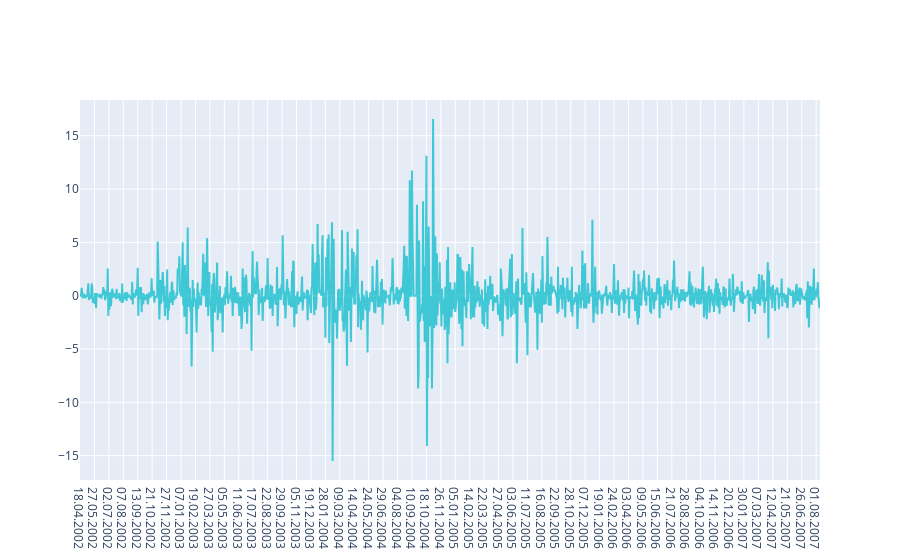

Here is the notebook cell this chart was saved with:
### Code cell
import plotly.graph_objects as go
fig = go.Figure()
fig.add_trace(go.Scatter(x=data_diff.Date, y=data_diff.iloc[:,1], name = data_diff.iloc[:,1].name, line = dict(color = '#17BECF'), opacity = 0.8))

### Figure 1 — Plotly figure (JSON) as saved in the notebook; plotly's stock layout.template omitted (floating-point values rounded to 4 significant figures; data arrays with more than 128 entries replaced by an {"elided": "..."} marker saying what was removed)
{"data": [{"line": {"color": "#17BECF"}, "name": "FROTO_60Dk.xlsx", "opacity": 0.8, "type": "scatter", "x": {"elided": "1334 str values"}, "y": {"elided": "1334 float values"}}], "layout": {}}
